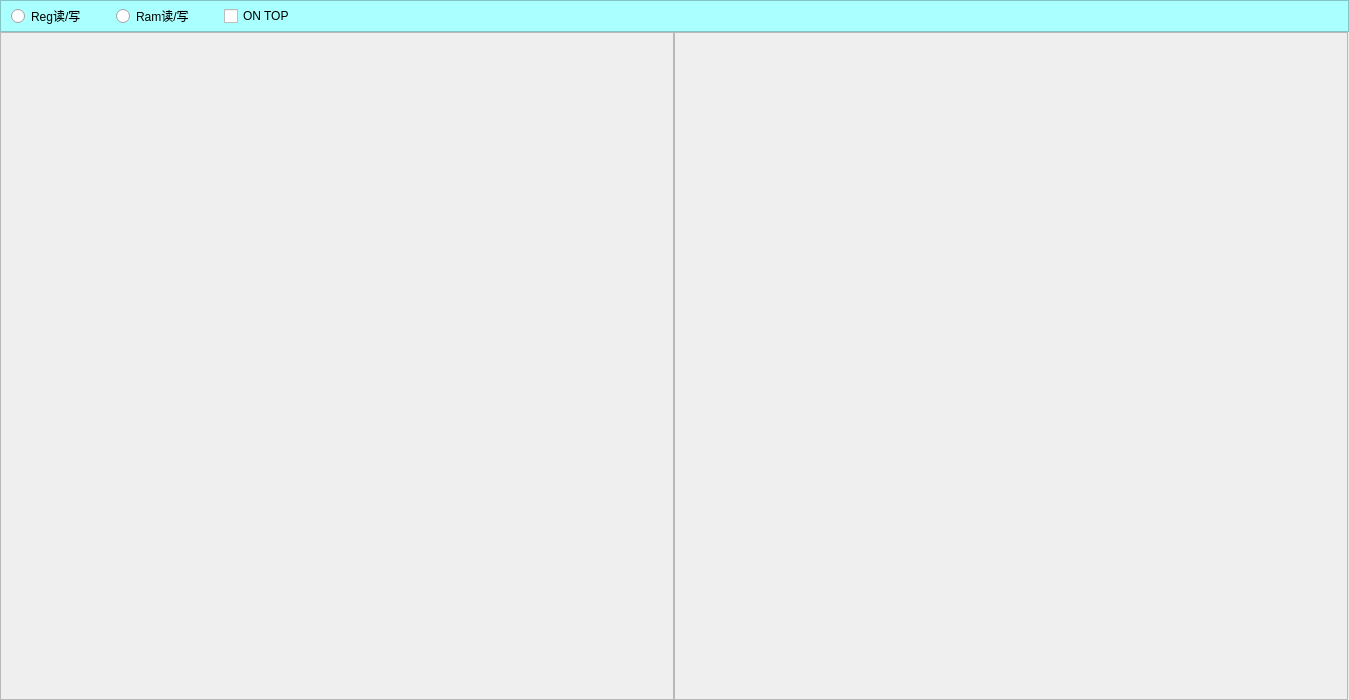
<?xml version="1.0" encoding="UTF-8"?>
<ui version="4.0">
 <class>DialogRegRamManager</class>
 <widget class="QDialog" name="DialogRegRamManager">
  <property name="geometry">
   <rect>
    <x>0</x>
    <y>0</y>
    <width>1349</width>
    <height>700</height>
   </rect>
  </property>
  <property name="font">
   <font>
    <pointsize>10</pointsize>
    <bold>true</bold>
   </font>
  </property>
  <property name="windowTitle">
   <string>Reg / Ram 配置</string>
  </property>
  <property name="styleSheet">
   <string notr="true"/>
  </property>
  <layout class="QVBoxLayout" name="verticalLayout">
   <property name="spacing">
    <number>0</number>
   </property>
   <property name="leftMargin">
    <number>0</number>
   </property>
   <property name="topMargin">
    <number>0</number>
   </property>
   <property name="rightMargin">
    <number>0</number>
   </property>
   <property name="bottomMargin">
    <number>0</number>
   </property>
   <item>
    <widget class="QFrame" name="frameTop">
     <property name="minimumSize">
      <size>
       <width>32</width>
       <height>0</height>
      </size>
     </property>
     <property name="maximumSize">
      <size>
       <width>16777215</width>
       <height>32</height>
      </size>
     </property>
     <property name="styleSheet">
      <string notr="true">QFrame{background-color: rgb(170, 255, 255);}</string>
     </property>
     <property name="frameShape">
      <enum>QFrame::Shape::StyledPanel</enum>
     </property>
     <property name="frameShadow">
      <enum>QFrame::Shadow::Raised</enum>
     </property>
     <layout class="QHBoxLayout" name="horizontalLayout">
      <property name="spacing">
       <number>30</number>
      </property>
      <property name="leftMargin">
       <number>10</number>
      </property>
      <property name="topMargin">
       <number>0</number>
      </property>
      <property name="rightMargin">
       <number>10</number>
      </property>
      <property name="bottomMargin">
       <number>0</number>
      </property>
      <item>
       <widget class="QRadioButton" name="radioButtonReg">
        <property name="text">
         <string>Reg读/写</string>
        </property>
       </widget>
      </item>
      <item>
       <widget class="QRadioButton" name="radioButtonRam">
        <property name="text">
         <string>Ram读/写</string>
        </property>
       </widget>
      </item>
      <item>
       <widget class="QCheckBox" name="checkBoxOntop">
        <property name="text">
         <string>ON TOP</string>
        </property>
       </widget>
      </item>
      <item>
       <spacer name="horizontalSpacer">
        <property name="orientation">
         <enum>Qt::Orientation::Horizontal</enum>
        </property>
        <property name="sizeHint" stdset="0">
         <size>
          <width>658</width>
          <height>68</height>
         </size>
        </property>
       </spacer>
      </item>
     </layout>
    </widget>
   </item>
   <item>
    <layout class="QHBoxLayout" name="horizontalLayoutBottom">
     <property name="spacing">
      <number>0</number>
     </property>
     <item>
      <widget class="FrameRegManager" name="frameLeft">
       <property name="focusPolicy">
        <enum>Qt::FocusPolicy::ClickFocus</enum>
       </property>
       <property name="frameShape">
        <enum>QFrame::Shape::StyledPanel</enum>
       </property>
       <property name="frameShadow">
        <enum>QFrame::Shadow::Raised</enum>
       </property>
      </widget>
     </item>
     <item>
      <widget class="FrameRamManager" name="frameRight">
       <property name="frameShape">
        <enum>QFrame::Shape::StyledPanel</enum>
       </property>
       <property name="frameShadow">
        <enum>QFrame::Shadow::Raised</enum>
       </property>
      </widget>
     </item>
     <item>
      <spacer name="verticalSpacer">
       <property name="orientation">
        <enum>Qt::Orientation::Vertical</enum>
       </property>
       <property name="sizeType">
        <enum>QSizePolicy::Policy::Expanding</enum>
       </property>
       <property name="sizeHint" stdset="0">
        <size>
         <width>1</width>
         <height>30</height>
        </size>
       </property>
      </spacer>
     </item>
    </layout>
   </item>
  </layout>
 </widget>
 <customwidgets>
  <customwidget>
   <class>FrameRegManager</class>
   <extends>QFrame</extends>
   <header>frameregmanager.h</header>
   <container>1</container>
  </customwidget>
  <customwidget>
   <class>FrameRamManager</class>
   <extends>QFrame</extends>
   <header>framerammanager.h</header>
   <container>1</container>
  </customwidget>
 </customwidgets>
 <resources/>
 <connections/>
</ui>
